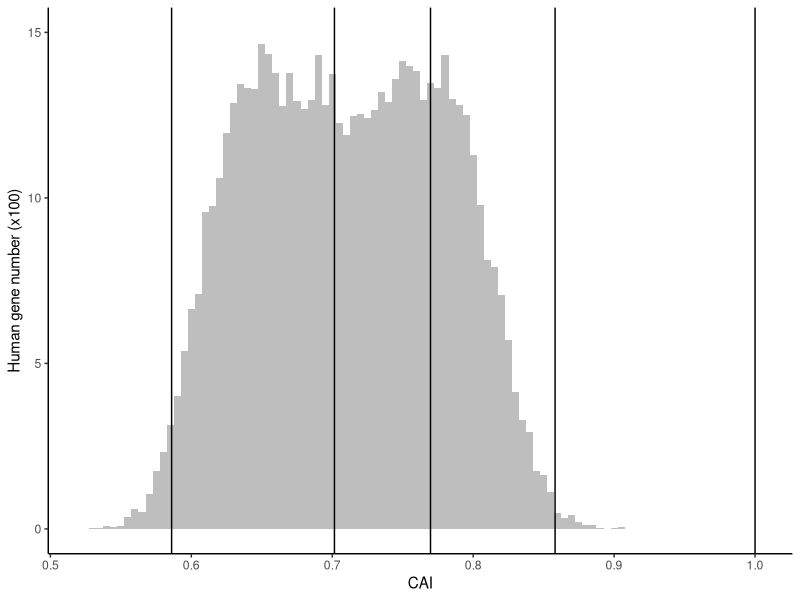
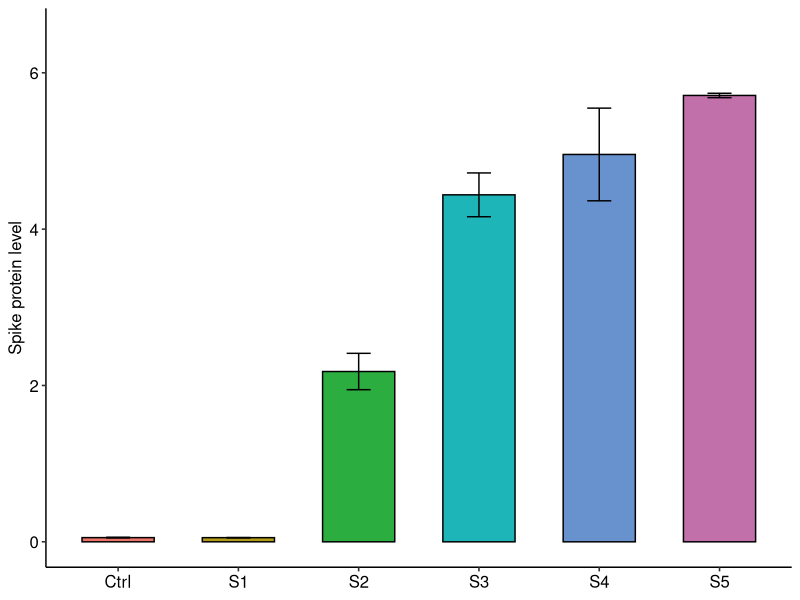
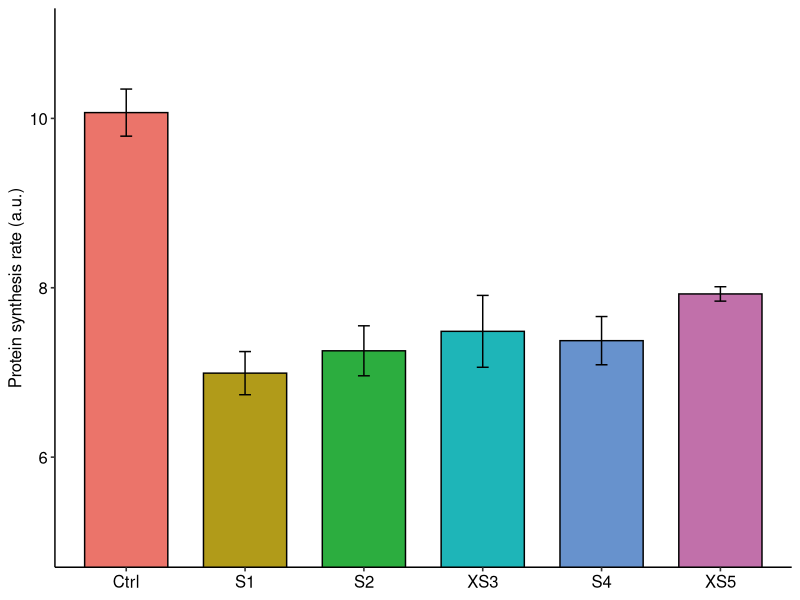
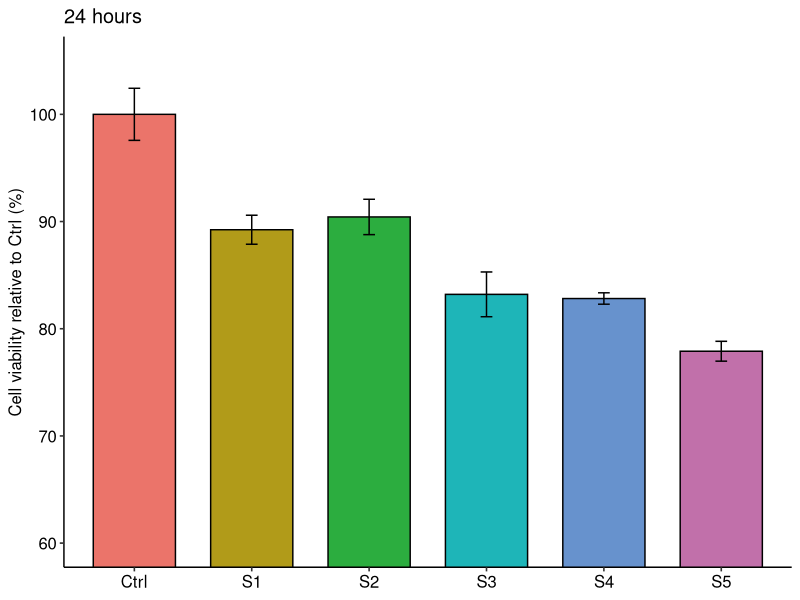
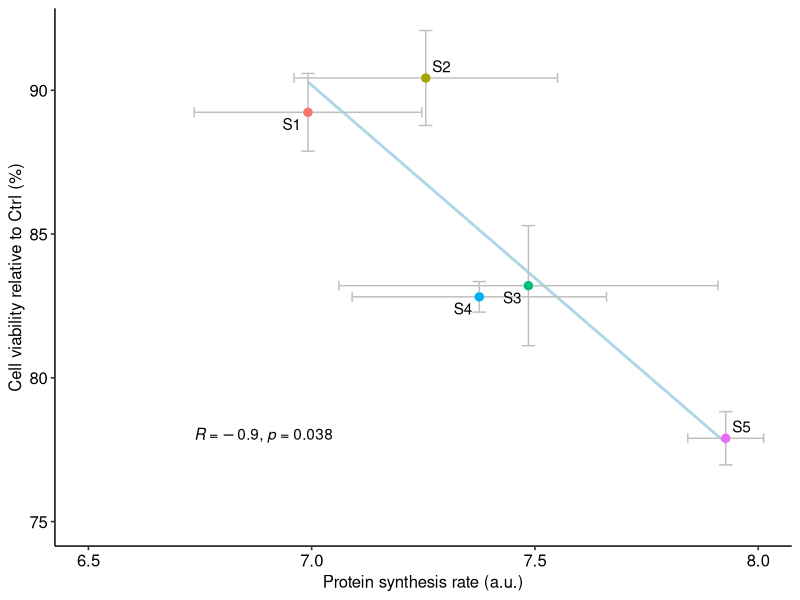
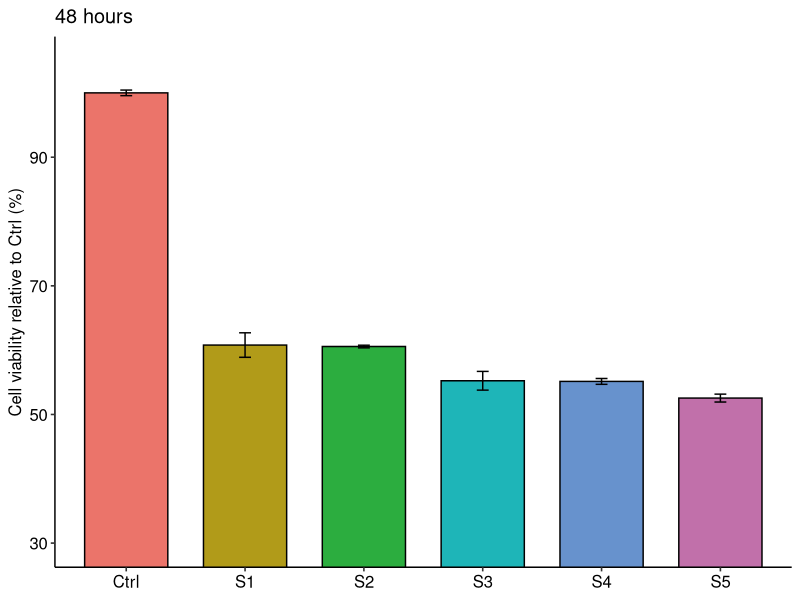
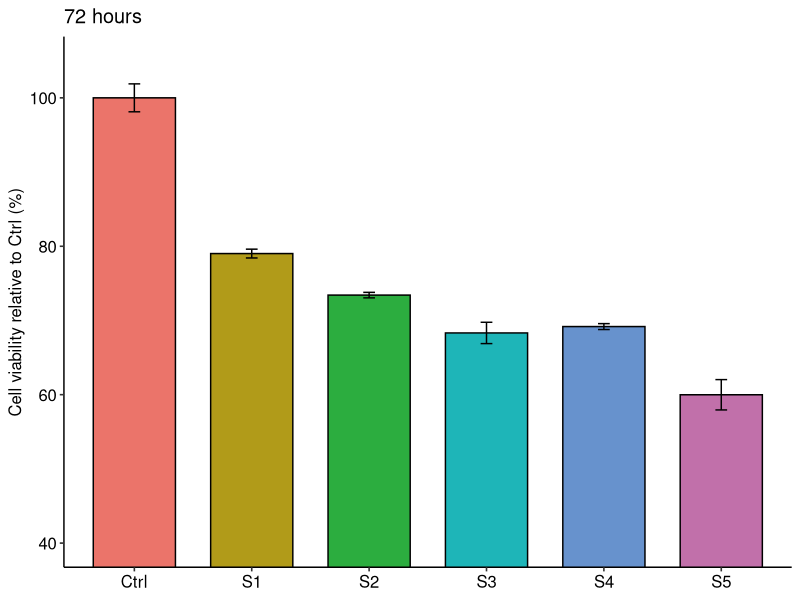
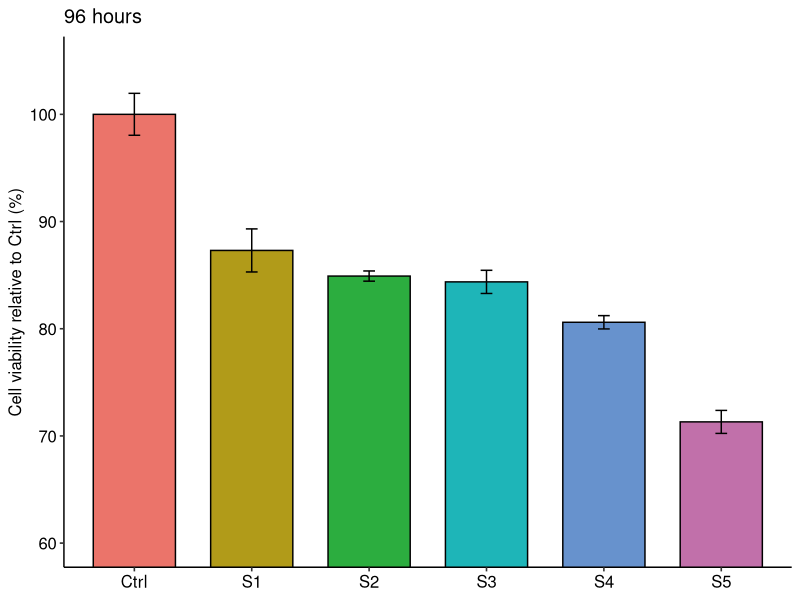

Generate these figures, in order, with R:
library(data.table)
library(tidyverse)
library(ggpubr)

CAI_mid = fread('Fig3/Results/Human_gene_and_spike_CAI.csv')
head(CAI_mid)
filter(CAI_mid,!grepl("ENS",Tr_ID))
Fig3A = ggplot(filter(CAI_mid,Class=="Host",CodonSum>=150),aes(x=CAI,y=..count../100))+
  geom_histogram(binwidth = 0.005, fill='grey')+
  geom_vline(xintercept = filter(CAI_mid,grepl("XBB",Tr_ID))$CAI)+
  theme_classic()+
  scale_y_continuous(breaks = seq(0,15,by=5),limits = c(0,15))+
  labs(y="Human gene number (x100)")

western_24h_spike_protein_level_wide = fread('Fig3/Results/Wes_protein_quant_spike_24h.csv')
Fig3B = ggplot(western_24h_spike_protein_level_wide, aes(x = sample_id, y = spike_over_GAPDH, fill = sample_id)) +
  geom_bar(stat = "summary", fun = mean, width = 0.6, color = 'black') +
  stat_summary(geom = 'errorbar', fun.data = mean_se, color = 'black', width = 0.2) +
  theme_pubr() + coord_cartesian(ylim = c(0,6.5)) + ylab('Spike protein level') + guides(fill='none') +
  scale_x_discrete(labels = c('mock'='Ctrl')) + theme(axis.title.x = element_blank()) +
  scale_fill_manual(values =  c(
    "mock" = "#eb746a",
    "S1"  = "#b19b19",
    "S2"  = "#2cad3f",
    "S3"  = "#1eb5b8",
    "S4"  = "#6792cd",
    "S5"  = "#c170aa"))


cell_viability = fread('Fig3/Results/Cell_viability.csv')
puro_S1to5_raw = fread('Fig3/Results/Wes_protein_quant_puromycin.csv')
se = function(x) sd(x)/sqrt(length(x))
cell_viability$condition = gsub('X','S',cell_viability$condition)
cell_viability_mean = cell_viability %>% group_by(time, condition) %>%
  summarise(viability = mean(100*E590_over_Ctrl), se_viability = se(100*E590_over_Ctrl), .groups = 'drop')
puro_S1to5_wide = puro_S1to5_raw %>% pivot_wider(id_cols = c('Sample', 'condition','rep'), names_from = 'Primary', values_from = 'Total Area')
puro_S1to5_wide$rate = puro_S1to5_wide$puromycin/puro_S1to5_wide$GAPDH
puro_S1to5_wide = puro_S1to5_wide %>% group_by(rep) %>% mutate(base = max(rate), relative_rate = rate/base)
puro_S1to5_wide = puro_S1to5_wide %>% group_by(rep) %>% mutate(puro_base = max(puromycin), relative_puro = puromycin/puro_base)
puro_S1to5_mean = puro_S1to5_wide %>% group_by(condition) %>% summarise(puro = mean((puromycin/1e6)), se_puro = se((puromycin/1e6)))
puro_S1to5_mean$condition = gsub('mock','Ctrl',puro_S1to5_mean$condition)
puro_S1to5_mean$condition = gsub('XS','S',puro_S1to5_mean$condition)
puro_S1to5_mean = left_join(puro_S1to5_mean, cell_viability_mean%>%filter(time==24), by = 'condition')


Fig3C = ggplot(puro_S1to5_wide, aes(x = condition, y = puromycin/1e6, fill = condition)) +
  geom_bar(stat = "summary", fun = mean, width = 0.7, color = 'black') +
  stat_summary(fun.data = 'mean_se', geom = "errorbar", width = 0.1, color = 'black') +
  theme_pubr() + guides(fill='none') +
  coord_cartesian(ylim = c(5,11)) + labs(x = NULL, y = 'Protein synthesis rate (a.u.)') +
  scale_x_discrete(labels = c('mock'='Ctrl','XS1'='S1','XS2'='S2','XS4'='S4')) +
  scale_fill_manual(values =  c(
    "mock" = "#eb746a",
    "XS1"  = "#b19b19",
    "XS2"  = "#2cad3f",
    "XS3"  = "#1eb5b8",
    "XS4"  = "#6792cd",
    "XS5"  = "#c170aa"))


Fig3D = ggplot(cell_viability%>%filter(time==24), aes(x = condition, y = 100*E590_over_Ctrl, fill = condition)) +
  geom_bar(stat = "summary", fun = mean, width = 0.7, color = 'black') +
  stat_summary(fun.data = 'mean_se', geom = "errorbar", width = 0.1, color = 'black') +
  theme_pubr() + guides(fill='none') + ggtitle('24 hours') +
  coord_cartesian(ylim = c(60,105)) + labs(x = NULL, y = 'Cell viability relative to Ctrl (%)') +
  scale_fill_manual(values =  c(
    "Ctrl" = "#eb746a",
    "S1"  = "#b19b19",
    "S2"  = "#2cad3f",
    "S3"  = "#1eb5b8",
    "S4"  = "#6792cd",
    "S5"  = "#c170aa"))

FigS11A = ggplot(cell_viability%>%filter(time==48), aes(x = condition, y = 100*E590_over_Ctrl, fill = condition)) +
  geom_bar(stat = "summary", fun = mean, width = 0.7, color = 'black') +
  stat_summary(fun.data = 'mean_se', geom = "errorbar", width = 0.1, color = 'black') +
  theme_pubr() + guides(fill='none') + ggtitle('48 hours') +
  coord_cartesian(ylim = c(30,105)) + labs(x = NULL, y = 'Cell viability relative to Ctrl (%)') +
  scale_fill_manual(values =  c(
    "Ctrl" = "#eb746a",
    "S1"  = "#b19b19",
    "S2"  = "#2cad3f",
    "S3"  = "#1eb5b8",
    "S4"  = "#6792cd",
    "S5"  = "#c170aa"))

FigS11B = ggplot(cell_viability%>%filter(time==72), aes(x = condition, y = 100*E590_over_Ctrl, fill = condition)) +
  geom_bar(stat = "summary", fun = mean, width = 0.7, color = 'black') +
  stat_summary(fun.data = 'mean_se', geom = "errorbar", width = 0.1, color = 'black') +
  theme_pubr() + guides(fill='none') + ggtitle('72 hours') +
  coord_cartesian(ylim = c(40,105)) + labs(x = NULL, y = 'Cell viability relative to Ctrl (%)') +
  scale_fill_manual(values =  c(
    "Ctrl" = "#eb746a",
    "S1"  = "#b19b19",
    "S2"  = "#2cad3f",
    "S3"  = "#1eb5b8",
    "S4"  = "#6792cd",
    "S5"  = "#c170aa"))

FigS11C = ggplot(cell_viability%>%filter(time==96), aes(x = condition, y = 100*E590_over_Ctrl, fill = condition)) +
  geom_bar(stat = "summary", fun = mean, width = 0.7, color = 'black') +
  stat_summary(fun.data = 'mean_se', geom = "errorbar", width = 0.1, color = 'black') +
  theme_pubr() + guides(fill='none') + ggtitle('96 hours') +
  coord_cartesian(ylim = c(60,105)) + labs(x = NULL, y = 'Cell viability relative to Ctrl (%)') +
  scale_fill_manual(values =  c(
    "Ctrl" = "#eb746a",
    "S1"  = "#b19b19",
    "S2"  = "#2cad3f",
    "S3"  = "#1eb5b8",
    "S4"  = "#6792cd",
    "S5"  = "#c170aa"))

FigS11D = ggplot(cell_viability%>%filter(time==120), aes(x = condition, y = 100*E590_over_Ctrl, fill = condition)) +
  geom_bar(stat = "summary", fun = mean, width = 0.7, color = 'black') +
  stat_summary(fun.data = 'mean_se', geom = "errorbar", width = 0.1, color = 'black') +
  theme_pubr() + guides(fill='none') + ggtitle('120 hours') +
  coord_cartesian(ylim = c(60,105)) + labs(x = NULL, y = 'Cell viability relative to Ctrl (%)') +
  scale_fill_manual(values =  c(
    "Ctrl" = "#eb746a",
    "S1"  = "#b19b19",
    "S2"  = "#2cad3f",
    "S3"  = "#1eb5b8",
    "S4"  = "#6792cd",
    "S5"  = "#c170aa"))


Fig3E = ggplot(puro_S1to5_mean%>%filter(condition!='Ctrl'), aes(x = puro, y = viability)) + geom_smooth(method = 'lm', se= F, color = 'lightblue') +
  geom_errorbar(aes(ymin = viability - se_viability, ymax = viability + se_viability), color = 'grey75', width = 0.03) +
  geom_errorbar(aes(xmin = puro - se_puro, xmax = puro + se_puro), color = 'grey75') + theme_pubr() +
  geom_point(aes(color = condition), size = 2.5) + ggrepel::geom_text_repel(aes(label = condition))  + guides(color = 'none') +
  xlab('Protein synthesis rate (a.u.)') + ylab('Cell viability relative to Ctrl (%)') + coord_cartesian(xlim=c(6.5,8), ylim = c(75,92)) +
  stat_cor(label.y = 78)

Fig3A
Fig3B
Fig3C
Fig3D
Fig3E

FigS11A
FigS11B
FigS11C
FigS11D
